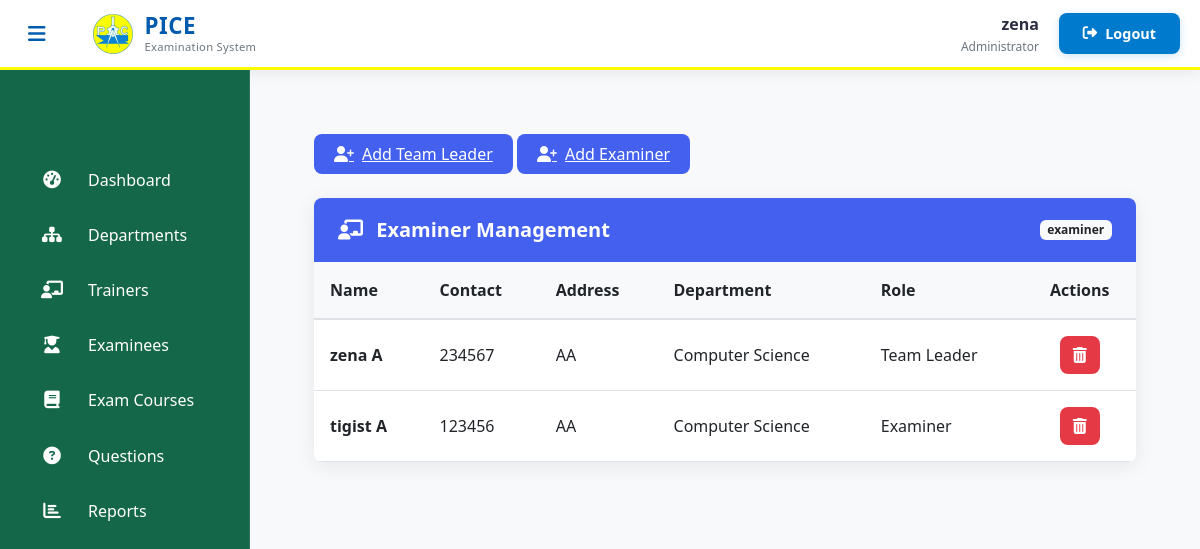
/admin-view-teacher (signed in), run on the app's committed database.
### teacher/models.py (models this page shows, shortened)
class Teacher(models.Model):
    user = models.OneToOneField(User, on_delete=models.CASCADE)
    address = models.CharField(max_length=40)
    mobile = models.CharField(max_length=20, null=False)
    status = models.BooleanField(default=True)
    salary = models.PositiveIntegerField(null=True)
    department = models.ForeignKey(
        'exam.Department',
        on_delete=models.SET_NULL,
        null=True,
        blank=False,
        related_name='teachers'
    )
    @property
    def role(self):
        return "Team Leader"
    @property
    def get_name(self):
        return self.user.first_name+" "+self.user.last_name

### exam/models.py (models this page shows)
class Department(models.Model):
   department_name = models.CharField(max_length=100, unique=True)
   def __str__(self):
        return self.department_name

### examiner/models.py (models this page shows, shortened)
class Examiner(models.Model):
    user = models.OneToOneField(User, on_delete=models.CASCADE)
    address = models.CharField(max_length=40)
    mobile = models.CharField(max_length=20, null=False)
    department = models.ForeignKey(
        'exam.Department',
        on_delete=models.SET_NULL,
        null=True,
        blank=False,
        related_name='examiners'
    )
    @property
    def role(self):
        return "Examiner"
    @property
    def get_name(self):
        return self.user.first_name+" "+self.user.last_name

### exam/views.py (the view)
# urls.py: path('admin-view-teacher', views.admin_view_teacher_view,name='admin-view-teacher'),
@login_required(login_url='adminlogin')
def admin_view_teacher_view(request):
    teachers= TMODEL.Teacher.objects.all()
    examiners= EMODEL.Examiner.objects.all()
    combined_staff = list(chain(teachers, examiners))
    context = {
        'staff': combined_staff,
    }
    return render(request,'exam/admin_view_teacher.html',context)

### templates/exam/admin_view_teacher.html (shortened to what this page needs)
{% extends 'exam/adminbase.html' %}
{% block content %}
{% load static %}
<head>
  <link href="https://cdn.jsdelivr.net/npm/bootstrap@5.3.0/dist/css/bootstrap.min.css" rel="stylesheet">
  <link rel="stylesheet" href="https://cdnjs.cloudflare.com/ajax/libs/font-awesome/6.4.0/css/all.min.css">
</head>
<div class="dashboard-container">
  <a href="{% url 'teacher:teachersignup' %}" class="add-examiner-btn">
    <i class="fas fa-user-plus"></i> Add Team Leader
  </a>
  <a href="{% url 'examiner:examinersignup' %}" class="add-examiner-btn">
    <i class="fas fa-user-plus"></i> Add Examiner
  </a>
  <div class="card">
    <div class="card-header d-flex justify-content-between align-items-center">
      <h5 class="card-title"><i class="fas fa-chalkboard-teacher me-2"></i> Examiner Management</h5>
      <span class="badge bg-light text-dark">{{ teachers.count }} examiner{{ teachers.count|pluralize }}</span>
    </div>
    <div class="table-responsive">
      <table class="table table-hover align-middle">
    <thead>
        <tr>
            <th>Name</th>
            <th>Contact</th>
            <th>Address</th>
            <th>Department</th>
            <th>Role</th>
            <th class="text-center">Actions</th>
        </tr>
    </thead>
    <tbody>
        {% if staff %}
            {% for person in staff %}
                <tr>
                    <td class="fw-semibold">{{ person.get_name }}</td>
                    <td>{{ person.mobile }}</td>
                    <td>{{ person.address|truncatechars:30 }}</td>
                    <td>{{ person.department|truncatechars:30 }}</td>
                    <td>
                        {{ person.role }}{% if person.is_teacher %} / Team Leader{% endif %}
                    </td>
                    <td>
                        <div class="action-btns">
                            <a href="{% url 'delete-teacher' person.id %}" class="btn btn-delete" title="Delete">
                                <i class="fas fa-trash-alt"></i>
                            </a>
                        </div>
                    </td>
                </tr>
            {% endfor %}
        {% endif %}
    </tbody>
</table>
    </div>
  </div>
</div>
{% endblock content %}

### templates/exam/adminbase.html (shortened to what this page needs)
<!DOCTYPE html>
{% load static %}
<html lang="en" dir="ltr">
<head>
  <link href="https://cdn.jsdelivr.net/npm/bootstrap@5.3.0/dist/css/bootstrap.min.css" rel="stylesheet">
  <link rel="stylesheet" href="https://cdnjs.cloudflare.com/ajax/libs/font-awesome/6.4.0/css/all.min.css">
</head>
<body>
  <header class="admin-header">
    <div class="header-container">
      <div class="header-left">
        <button class="sidebar-toggle" id="sidebarToggle">
          <i class="fas fa-bars"></i>
        </button>
        <div class="brand-logo">
          <img src="/static/image/logo.jpg" alt="PICE Logo" class="header-logo">
          <div class="logo-text">
            <span class="logo-main">PICE</span>
            <span class="logo-sub">Examination System</span>
          </div>
        </div>
      </div>
      <div class="header-right">
        <div class="user-profile">
          <span class="username">{{user.username}}</span>
          <div class="user-role">Administrator</div>
        </div>
        <a href="/logout" class="logout-btn">
          <i class="fas fa-sign-out-alt"></i>
          <span class="logout-text">Logout</span>
        </a>
      </div>
    </div>
  </header>
  <aside class="admin-sidebar">
    <nav class="sidebar-menu">
      <div class="menu-container">
        <a href="/admin-dashboard" class="menu-item">
          <div class="menu-icon"><i class="fas fa-tachometer-alt"></i></div>
          <span class="menu-text">Dashboard</span>
        </a>
        <a href="/admin-department" class="menu-item">
          <div class="menu-icon"><i class="fas fa-sitemap"></i></div>
          <span class="menu-text">Departments</span>
        </a>
        <a href="/admin-teacher" class="menu-item">
          <div class="menu-icon"><i class="fas fa-chalkboard-teacher"></i></div>
          <span class="menu-text">Trainers</span>
        </a>
        <a href="/admin-student" class="menu-item">
          <div class="menu-icon"><i class="fas fa-user-graduate"></i></div>
          <span class="menu-text">Examinees</span>
        </a>
        <a href="/admin-course" class="menu-item">
          <div class="menu-icon"><i class="fas fa-book"></i></div>
          <span class="menu-text">Exam Courses</span>
        </a>
        <a href="/admin-question" class="menu-item">
          <div class="menu-icon"><i class="fas fa-question-circle"></i></div>
          <span class="menu-text">Questions</span>
        </a>
        <a href="/admin-report" class="menu-item">
          <div class="menu-icon"><i class="fas fa-chart-bar"></i></div>
          <span class="menu-text">Reports</span>
        </a>
      </div>
    </nav>
  </aside>
  <main class="admin-content">
    {% block content %}{% endblock content %}
  </main>
</body>
</html>

### templates/exam/adminbase.html (style rules this page uses)
:root { --yellow-primary: #FFFF00; --blue-primary: #007ACC; --blue-dark: #005BAC; --sidebar-color: #156749; --content-bg: #FFFFFF; --card-bg: #F8F9FA; --text-light: #FFFFFF; --text-dark: #2B2D42; --text-muted: #6C757D; --border-radius: 8px; --transition: all 0.3s cubic-bezier(0.25, 0.8, 0.25, 1); }
body { font-family: 'Segoe UI', system-ui, -apple-system, sans-serif; background-color: var(--content-bg); color: var(--text-dark); overflow-x: hidden; }
.admin-header { background: #FFFFFF; height: 70px; position: fixed; top: 0; left: 0; right: 0; z-index: 1000; box-shadow: 0 2px 15px rgba(0, 0, 0, 0.08); border-bottom: 3px solid #FFFF00; display: flex; align-items: center; padding: 0 20px; }
.header-container { width: 100%; display: flex; justify-content: space-between; align-items: center; }
.header-left { display: flex; align-items: center; gap: 15px; }
.header-right { display: flex; align-items: center; gap: 20px; }
.sidebar-toggle { background: none; border: none; color: #005BAC; font-size: 1.25rem; cursor: pointer; padding: 8px; border-radius: 4px; transition: all 0.3s ease; }
.brand-logo { display: flex; align-items: center; gap: 12px; }
.header-logo { height: 40px; width: 40px; object-fit: contain; border-radius: 4px; }
.logo-text { display: flex; flex-direction: column; line-height: 1.2; }
.logo-main { font-weight: 700; font-size: 1.4rem; color: #005BAC; letter-spacing: 0.5px; }
.logo-sub { font-size: 0.7rem; color: #6C757D; font-weight: 500; letter-spacing: 0.3px; }
.user-profile { text-align: right; }
.username { font-weight: 600; color: #2B2D42; display: block; }
.user-role { font-size: 0.75rem; color: #6C757D; margin-top: 2px; }
.logout-btn { background: #007ACC; color: white; border: none; padding: 8px 16px; border-radius: 4px; font-weight: 500; font-size: 0.9rem; text-decoration: none; display: flex; align-items: center; gap: 8px; transition: all 0.3s ease; }
.logout-text { display: inline-block; }
.admin-sidebar { width: 250px; height: 100vh; position: fixed; top: 70px; left: 0; background: var(--sidebar-color); color: var(--text-light); transition: var(--transition); z-index: 1020; overflow-y: auto; border-right: 1px solid rgba(255, 255, 255, 0.1); padding-top: 4rem; }
.sidebar-menu { padding: 1rem 0; }
.menu-item { display: flex; align-items: center; padding: 0.85rem 1.5rem; color: var(--text-light); text-decoration: none; transition: var(--transition); margin: 0.25rem 1rem; border-radius: var(--border-radius); font-weight: 500; transition: background 0.3s ease, transform 0.2s ease; gap: 0.75rem; }
.menu-item i { width: 24px; text-align: center; margin-right: 0.75rem; font-size: 1.1rem; }
.admin-content { margin-left: 250px; margin-top: 70px; padding: 2rem; min-height: calc(100vh - 70px); transition: var(--transition); background-color: var(--card-bg); }
.logout-btn { background: var(--blue-primary); color: white; border: none; padding: 0.6rem 1.5rem; border-radius: var(--border-radius); font-weight: 600; transition: var(--transition); display: flex; align-items: center; gap: 0.5rem; box-shadow: 0 2px 8px rgba(0, 122, 204, 0.2); }
.sidebar-toggle { background: none; border: none; color: var(--blue-dark); font-size: 1.25rem; cursor: pointer; margin-right: 1.5rem; transition: var(--transition); }

### templates/exam/admin_view_teacher.html (style rules this page uses)
:root { --primary-color: #4361ee; --primary-hover: #3a56d4; --danger-color: #e63946; --light-gray: #f8f9fa; --border-radius: 8px; }
.dashboard-container { padding: 2rem; max-width: 1200px; margin: 0 auto; }
.card { border: none; border-radius: var(--border-radius); box-shadow: 0 4px 20px rgba(0, 0, 0, 0.08); overflow: hidden; }
.card-header { background-color: var(--primary-color); color: white; padding: 1.25rem 1.5rem; border-bottom: none; }
.card-title { font-weight: 600; margin: 0; font-size: 1.25rem; }
.add-examiner-btn { background-color: var(--primary-color); color: white; padding: 0.5rem 1.25rem; border-radius: var(--border-radius); font-weight: 500; transition: all 0.3s ease; display: inline-flex; align-items: center; gap: 0.5rem; margin-bottom: 1.5rem; }
.table { margin-bottom: 0; }
.table thead th { background-color: var(--light-gray); border-bottom: 2px solid #dee2e6; font-weight: 600; padding: 1rem; }
.table tbody td { padding: 1rem; vertical-align: middle; }
.action-btns { display: flex; gap: 0.5rem; justify-content: center; }
.btn-delete { background-color: var(--danger-color); color: white; border-radius: var(--border-radius); padding: 0.375rem 0.75rem; }

### data on the page
Teacher: get_name "zena A", mobile "234567", address "AA", department "Computer Science", role "Team Leader"
Examiner: get_name "tigist A", mobile "123456", address "AA", department "Computer Science", role "Examiner"

### other printed values
{{ user.username }} "zena"
